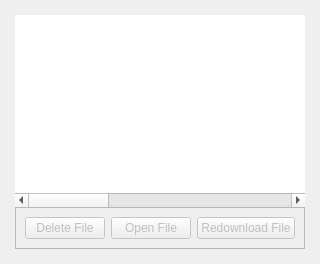
            <widget class="QWidget" name="mpage4">
             <layout class="QVBoxLayout" name="verticalLayout_13">
              <property name="spacing">
               <number>0</number>
              </property>
              <property name="leftMargin">
               <number>15</number>
              </property>
              <property name="topMargin">
               <number>15</number>
              </property>
              <property name="rightMargin">
               <number>15</number>
              </property>
              <property name="bottomMargin">
               <number>15</number>
              </property>
              <item>
               <widget class="CustomTableWidget" name="tableWidget">
                <property name="frameShape">
                 <enum>QFrame::NoFrame</enum>
                </property>
                <property name="frameShadow">
                 <enum>QFrame::Sunken</enum>
                </property>
                <property name="lineWidth">
                 <number>0</number>
                </property>
                <property name="horizontalScrollBarPolicy">
                 <enum>Qt::ScrollBarAsNeeded</enum>
                </property>
                <property name="sizeAdjustPolicy">
                 <enum>QAbstractScrollArea::AdjustIgnored</enum>
                </property>
                <property name="autoScroll">
                 <bool>true</bool>
                </property>
                <property name="editTriggers">
                 <set>QAbstractItemView::EditKeyPressed</set>
                </property>
                <property name="tabKeyNavigation">
                 <bool>true</bool>
                </property>
                <property name="alternatingRowColors">
                 <bool>false</bool>
                </property>
                <property name="selectionMode">
                 <enum>QAbstractItemView::NoSelection</enum>
                </property>
                <property name="textElideMode">
                 <enum>Qt::ElideRight</enum>
                </property>
                <property name="horizontalScrollMode">
                 <enum>QAbstractItemView::ScrollPerPixel</enum>
                </property>
                <property name="showGrid">
                 <bool>false</bool>
                </property>
                <property name="gridStyle">
                 <enum>Qt::SolidLine</enum>
                </property>
                <property name="sortingEnabled">
                 <bool>false</bool>
                </property>
                <property name="wordWrap">
                 <bool>true</bool>
                </property>
                <property name="cornerButtonEnabled">
                 <bool>false</bool>
                </property>
                <property name="rowCount">
                 <number>0</number>
                </property>
                <attribute name="horizontalHeaderVisible">
                 <bool>false</bool>
                </attribute>
                <attribute name="horizontalHeaderCascadingSectionResizes">
                 <bool>true</bool>
                </attribute>
                <attribute name="horizontalHeaderDefaultSectionSize">
                 <number>160</number>
                </attribute>
                <attribute name="horizontalHeaderHighlightSections">
                 <bool>true</bool>
                </attribute>
                <attribute name="horizontalHeaderShowSortIndicator" stdset="0">
                 <bool>false</bool>
                </attribute>
                <attribute name="horizontalHeaderStretchLastSection">
                 <bool>true</bool>
                </attribute>
                <attribute name="verticalHeaderVisible">
                 <bool>false</bool>
                </attribute>
                <attribute name="verticalHeaderMinimumSectionSize">
                 <number>0</number>
                </attribute>
                <attribute name="verticalHeaderDefaultSectionSize">
                 <number>39</number>
                </attribute>
                <column>
                 <property name="text">
                  <string>Channel</string>
                 </property>
                </column>
                <column>
                 <property name="text">
                  <string>Video Name</string>
                 </property>
                </column>
                <column>
                 <property name="text">
                  <string>Format</string>
                 </property>
                </column>
                <column>
                 <property name="text">
                  <string>Resolution</string>
                 </property>
                </column>
                <column>
                 <property name="text">
                  <string>Progress</string>
                 </property>
                </column>
                <column>
                 <property name="text">
                  <string>ETA</string>
                 </property>
                </column>
               </widget>
              </item>
              <item>
               <widget class="QFrame" name="frame_2">
                <property name="frameShape">
                 <enum>QFrame::StyledPanel</enum>
                </property>
                <property name="frameShadow">
                 <enum>QFrame::Raised</enum>
                </property>
                <layout class="QHBoxLayout" name="horizontalLayout_8">
                 <item>
                  <widget class="QPushButton" name="download_delete_btn">
                   <property name="enabled">
                    <bool>false</bool>
                   </property>
                   <property name="text">
                    <string>Delete File</string>
                   </property>
                  </widget>
                 </item>
                 <item>
                  <widget class="QPushButton" name="download_open_btn">
                   <property name="enabled">
                    <bool>false</bool>
                   </property>
                   <property name="text">
                    <string>Open File</string>
                   </property>
                  </widget>
                 </item>
                 <item>
                  <widget class="QPushButton" name="download_download_btn">
                   <property name="enabled">
                    <bool>false</bool>
                   </property>
                   <property name="text">
                    <string>Redownload File</string>
                   </property>
                  </widget>
                 </item>
                </layout>
               </widget>
              </item>
             </layout>
            </widget>
